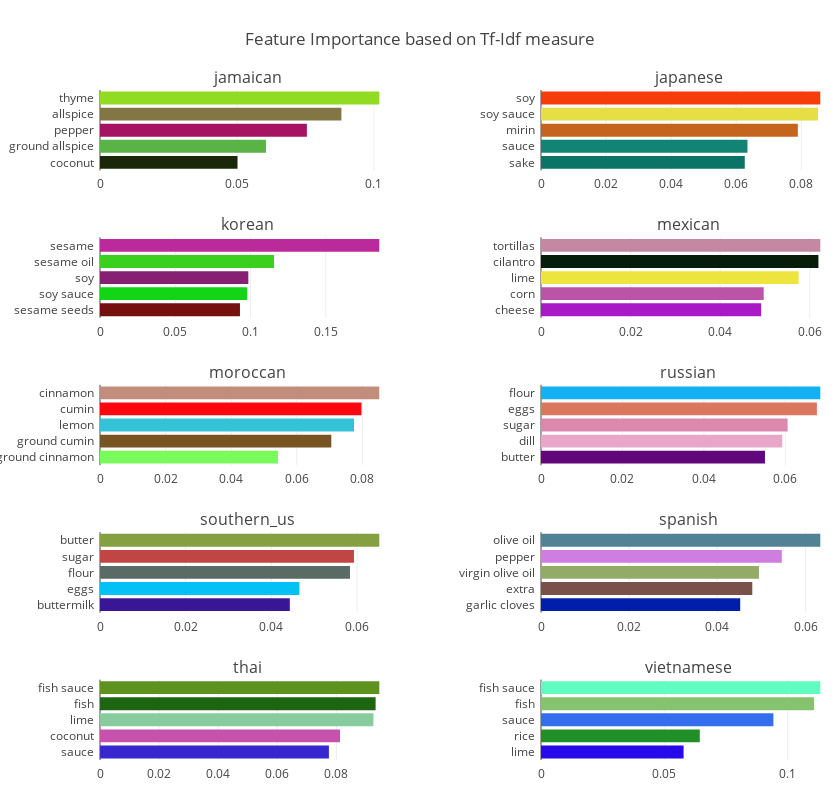

Write notebook code for a chart like this one.
### Code cell
# Set the plot for next 10 cuisines

totalPlot = 10
y = [[item]*2 for item in range(1,10)]
y = list(chain.from_iterable(y))
z = [1,2]*int((totalPlot/2))

fig = tools.make_subplots(rows= 5, cols=2,
                          subplot_titles= labels[10:20],
                          specs = [[{}, {}],[{}, {}],[{}, {}],[{}, {}],[{}, {}]],
                          horizontal_spacing = 0.20)
traces = []
for index,element in enumerate(result_tfidf[10:20]): 
    trace = graph.Bar(x = result_tfidf[10:20][index].tfidf[::-1],
            y = result_tfidf[10:20][index].feature[::-1],
            orientation = 'h', marker = dict(color = random_colours(5)))
    traces.append(trace)

for t,y,z in zip(traces,y,z):
    fig.append_trace(t, y,z)

    fig['layout'].update(height = 800, width = 840,
    margin = dict(l=100,r=5,b=40,t=90,pad=5), showlegend = False, title = 'Feature Importance based on Tf-Idf measure')
iplot(fig)

### Figure 1 — Plotly figure (JSON) as saved in the notebook; plotly's stock layout.template omitted (floating-point values rounded to 4 significant figures)
{"data": [{"marker": {"color": ["#1A2809", "#59B346", "#A71363", "#827645", "#91DB22"]}, "orientation": "h", "type": "bar", "uid": "3107bd4a-bc07-4e11-a0fc-0d3ebe56056b", "x": [0.05018, 0.06057, 0.07551, 0.0881, 0.1019], "xaxis": "x", "y": ["coconut", "ground allspice", "pepper", "allspice", "thyme"], "yaxis": "y"}, {"marker": {"color": ["#0A7466", "#118474", "#C5651D", "#E5DE44", "#F63C09"]}, "orientation": "h", "type": "bar", "uid": "98d9a8b4-c445-4b77-89b6-16a62844ec55", "x": [0.06262, 0.06346, 0.07894, 0.08516, 0.08585], "xaxis": "x2", "y": ["sake", "sauce", "mirin", "soy sauce", "soy"], "yaxis": "y2"}, {"marker": {"color": ["#75100F", "#11D515", "#852073", "#3CD01E", "#BA2A9A"]}, "orientation": "h", "type": "bar", "uid": "053036c3-8025-4dab-8165-9a79ffe015dc", "x": [0.09301, 0.09781, 0.09856, 0.1156, 0.1856], "xaxis": "x3", "y": ["sesame seeds", "soy sauce", "soy", "sesame oil", "sesame"], "yaxis": "y3"}, {"marker": {"color": ["#A919C6", "#BB54A6", "#EDE43D", "#081C0A", "#C588A2"]}, "orientation": "h", "type": "bar", "uid": "5abf2e18-4744-492f-9ccb-1c901258becc", "x": [0.04914, 0.04971, 0.05751, 0.06193, 0.06235], "xaxis": "x4", "y": ["cheese", "corn", "lime", "cilantro", "tortillas"], "yaxis": "y4"}, {"marker": {"color": ["#7BFA5B", "#775523", "#36C2D6", "#FC0610", "#C38D7C"]}, "orientation": "h", "type": "bar", "uid": "e71e2fb8-ea96-4b15-908a-e74b52953ab8", "x": [0.05426, 0.07053, 0.07746, 0.07972, 0.08516], "xaxis": "x5", "y": ["ground cinnamon", "ground cumin", "lemon", "cumin", "cinnamon"], "yaxis": "y5"}, {"marker": {"color": ["#60077C", "#E8A7C9", "#DC88AD", "#DC775F", "#13B1F1"]}, "orientation": "h", "type": "bar", "uid": "2681f6e0-874a-4ac1-8ca2-bf6f7bc0d02c", "x": [0.055, 0.05923, 0.06055, 0.06774, 0.06858], "xaxis": "x6", "y": ["butter", "dill", "sugar", "eggs", "flour"], "yaxis": "y6"}, {"marker": {"color": ["#391696", "#03C1F5", "#596B64", "#C14542", "#84A040"]}, "orientation": "h", "type": "bar", "uid": "0fe004ff-5d5b-41f3-b276-ba84af2b60c5", "x": [0.04431, 0.04655, 0.05835, 0.05929, 0.0652], "xaxis": "x7", "y": ["buttermilk", "eggs", "flour", "sugar", "butter"], "yaxis": "y7"}, {"marker": {"color": ["#001EAA", "#7A5149", "#92AB67", "#D07DE1", "#518296"]}, "orientation": "h", "type": "bar", "uid": "1a6e7179-8da6-4c04-bb15-9d1205940562", "x": [0.04518, 0.04792, 0.04943, 0.05461, 0.06334], "xaxis": "x8", "y": ["garlic cloves", "extra", "virgin olive oil", "pepper", "olive oil"], "yaxis": "y8"}, {"marker": {"color": ["#3628CE", "#C652AD", "#88CC9D", "#1C6611", "#5D921F"]}, "orientation": "h", "type": "bar", "uid": "f5941a02-bfdb-4512-bc19-45099b7b111b", "x": [0.07746, 0.08124, 0.09252, 0.09327, 0.09452], "xaxis": "x9", "y": ["sauce", "coconut", "lime", "fish", "fish sauce"], "yaxis": "y9"}, {"marker": {"color": ["#2709EA", "#218F28", "#356EEC", "#86C36E", "#61FCBF"]}, "orientation": "h", "type": "bar", "uid": "efcdab32-7230-42b5-96b0-d606535d99ed", "x": [0.05788, 0.06446, 0.09434, 0.1108, 0.1134], "xaxis": "x10", "y": ["lime", "rice", "sauce", "fish", "fish sauce"], "yaxis": "y10"}], "layout": {"annotations": [{"font": {"size": 16}, "showarrow": false, "text": "jamaican", "x": 0.2, "xanchor": "center", "xref": "paper", "y": 1, "yanchor": "bottom", "yref": "paper"}, {"font": {"size": 16}, "showarrow": false, "text": "japanese", "x": 0.8, "xanchor": "center", "xref": "paper", "y": 1, "yanchor": "bottom", "yref": "paper"}, {"font": {"size": 16}, "showarrow": false, "text": "korean", "x": 0.2, "xanchor": "center", "xref": "paper", "y": 0.78, "yanchor": "bottom", "yref": "paper"}, {"font": {"size": 16}, "showarrow": false, "text": "mexican", "x": 0.8, "xanchor": "center", "xref": "paper", "y": 0.78, "yanchor": "bottom", "yref": "paper"}, {"font": {"size": 16}, "showarrow": false, "text": "moroccan", "x": 0.2, "xanchor": "center", "xref": "paper", "y": 0.56, "yanchor": "bottom", "yref": "paper"}, {"font": {"size": 16}, "showarrow": false, "text": "russian", "x": 0.8, "xanchor": "center", "xref": "paper", "y": 0.56, "yanchor": "bottom", "yref": "paper"}, {"font": {"size": 16}, "showarrow": false, "text": "southern_us", "x": 0.2, "xanchor": "center", "xref": "paper", "y": 0.34, "yanchor": "bottom", "yref": "paper"}, {"font": {"size": 16}, "showarrow": false, "text": "spanish", "x": 0.8, "xanchor": "center", "xref": "paper", "y": 0.34, "yanchor": "bottom", "yref": "paper"}, {"font": {"size": 16}, "showarrow": false, "text": "thai", "x": 0.2, "xanchor": "center", "xref": "paper", "y": 0.12, "yanchor": "bottom", "yref": "paper"}, {"font": {"size": 16}, "showarrow": false, "text": "vietnamese", "x": 0.8, "xanchor": "center", "xref": "paper", "y": 0.12, "yanchor": "bottom", "yref": "paper"}], "height": 800, "margin": {"b": 40, "l": 100, "pad": 5, "r": 5, "t": 90}, "showlegend": false, "title": {"text": "Feature Importance based on Tf-Idf measure"}, "width": 840, "xaxis": {"anchor": "y", "domain": [0, 0.4]}, "xaxis10": {"anchor": "y10", "domain": [0.6, 1]}, "xaxis2": {"anchor": "y2", "domain": [0.6, 1]}, "xaxis3": {"anchor": "y3", "domain": [0, 0.4]}, "xaxis4": {"anchor": "y4", "domain": [0.6, 1]}, "xaxis5": {"anchor": "y5", "domain": [0, 0.4]}, "xaxis6": {"anchor": "y6", "domain": [0.6, 1]}, "xaxis7": {"anchor": "y7", "domain": [0, 0.4]}, "xaxis8": {"anchor": "y8", "domain": [0.6, 1]}, "xaxis9": {"anchor": "y9", "domain": [0, 0.4]}, "yaxis": {"anchor": "x", "domain": [0.88, 1]}, "yaxis10": {"anchor": "x10", "domain": [0, 0.12]}, "yaxis2": {"anchor": "x2", "domain": [0.88, 1]}, "yaxis3": {"anchor": "x3", "domain": [0.66, 0.78]}, "yaxis4": {"anchor": "x4", "domain": [0.66, 0.78]}, "yaxis5": {"anchor": "x5", "domain": [0.44, 0.56]}, "yaxis6": {"anchor": "x6", "domain": [0.44, 0.56]}, "yaxis7": {"anchor": "x7", "domain": [0.22, 0.34]}, "yaxis8": {"anchor": "x8", "domain": [0.22, 0.34]}, "yaxis9": {"anchor": "x9", "domain": [0, 0.12]}}}
